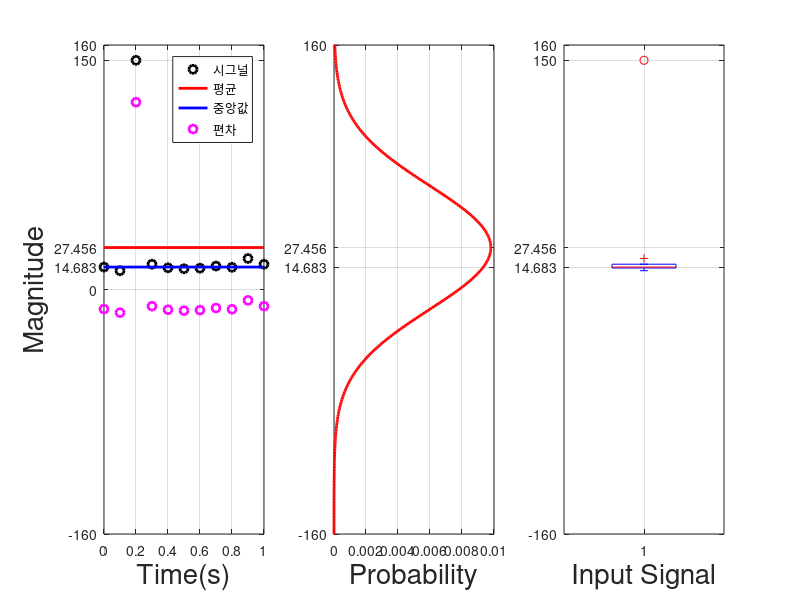

Recreate this plot in MATLAB.
clc,clear,close all
%% set simulation time

end_time = 1; % 관측 종료 시간
delta_t = 0.1; % 샘플링 주기
sim_time = [0:delta_t:end_time]; % 관측 시간 벡터

%% Make input signal
sim_x = 14.4+2*randn(length(sim_time),1); %평균 14.4 표준편차 2 인 시그널
sim_x(3) = 150; % 시그널 중간에 심하게 튀는값 성정
%% analysis the signal
% Mean
    x_Mean         = mean(sim_x);  % Average
    temp           = ones(length(sim_x)); % 평균을 플롯에 띄우기 위해 Mean,Median크기의 각성분이 1인 벡터를 만들어준다
    sim_x_Mean     = x_Mean*temp(:,1); % sim_x와 성분이 벡터 크기가 같은 Mean
% Deviation
    sim_x_Deviation = sim_x-sim_x_Mean; % 각 관측 값에서의 편차
    deviation_sum = sum(sim_x_Deviation) % 편차의 합 = 0
% Variance
    x_Variance = var(sim_x) % 분산 : 편차제곱총합의 평균
% Median
    x_Median       = median(sim_x);  % Median
    sim_x_Median   = x_Median*temp(:,1);% sim_x와 성분이 벡터 크기가 같은 Median
% Normal Distirbution
    ND_Range       = [-200:1:200]; % 정규분포에서 
    x_SD           = std(sim_x)            % Standard Deviation
    x_ND           = normpdf(ND_Range,x_Mean,x_SD); % 편균 x_Mean 표준편차 x_SD인 정규분포
       
%% plot
figure('units', 'pixels', 'pos',[100 100 800 600], 'Color', [1,1,1]);  % figure창 생성(측정단위(default),창 위치와 크기, 색(white))
 %Time-Domain
   subplot(1,3,1)
   plot(sim_time,sim_x,'ok', 'LineWidth',2)  % 관측 시스널 플롯
   hold on;
   plot(sim_time,sim_x_Mean,'-r', 'LineWidth',2) % 평균 플롯
   hold on;
   plot(sim_time,sim_x_Median,'-b', 'LineWidth',2) % 중앙값 플롯
   hold on;
   plot(sim_time,sim_x_Deviation,'om', 'LineWidth',2) %각 관측 값에서의 편차 플롯
   grid on; 
   legend('시그널','평균','중앙값','편차') 
   set(gca, 'XTick', [0:0.2:1]);     
   yticks([-160 0 x_Median x_Mean 150 160])
   axis([0 1 -160 160]) 
   xlabel('Time(s)',       'fontsize',20);       
   ylabel('Magnitude',     'fontsize',20);       
   subplot(1,3,2)
   plot(x_ND,ND_Range ,'-r', 'LineWidth',2)  % 정규분포 플롯
   hold on;
   grid on;
   yticks([-160 x_Median x_Mean 160])
   axis([0 0.01 -160 160])
   xlabel('Probability',       'fontsize',20);       
   subplot(1,3,3)
   boxplot(sim_x)     % 박스플롯
   axis([0 2 -160 160]) 
   grid on;
   yticks([-160 x_Median x_Mean 150 160])
   xlabel('Input Signal',       'fontsize',20);       
  
  

           
              
         
               